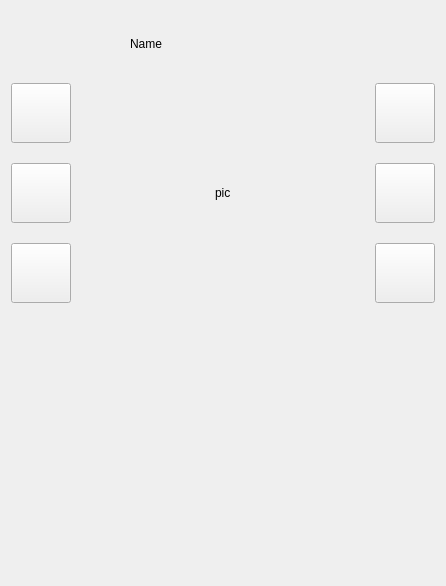
<?xml version="1.0" encoding="UTF-8"?>
<ui version="4.0">
 <class>Roleinfo</class>
 <widget class="QWidget" name="Roleinfo">
  <property name="geometry">
   <rect>
    <x>0</x>
    <y>0</y>
    <width>446</width>
    <height>586</height>
   </rect>
  </property>
  <property name="windowTitle">
   <string>Form</string>
  </property>
  <layout class="QVBoxLayout" name="verticalLayout_2">
   <item>
    <layout class="QVBoxLayout" name="verticalLayout" stretch="1,5,4">
     <item>
      <layout class="QHBoxLayout" name="horizontalLayout" stretch="1,5,5">
       <item>
        <spacer name="horizontalSpacer">
         <property name="orientation">
          <enum>Qt::Horizontal</enum>
         </property>
         <property name="sizeHint" stdset="0">
          <size>
           <width>40</width>
           <height>20</height>
          </size>
         </property>
        </spacer>
       </item>
       <item alignment="Qt::AlignHCenter">
        <widget class="QLabel" name="label">
         <property name="text">
          <string>Name</string>
         </property>
        </widget>
       </item>
       <item>
        <spacer name="horizontalSpacer_2">
         <property name="orientation">
          <enum>Qt::Horizontal</enum>
         </property>
         <property name="sizeHint" stdset="0">
          <size>
           <width>40</width>
           <height>20</height>
          </size>
         </property>
        </spacer>
       </item>
      </layout>
     </item>
     <item>
      <layout class="QGridLayout" name="gridLayout">
       <property name="verticalSpacing">
        <number>20</number>
       </property>
       <item row="0" column="0">
        <widget class="QToolButton" name="toolButton">
         <property name="minimumSize">
          <size>
           <width>60</width>
           <height>60</height>
          </size>
         </property>
         <property name="text">
          <string/>
         </property>
        </widget>
       </item>
       <item row="0" column="1" rowspan="3" alignment="Qt::AlignHCenter">
        <widget class="QLabel" name="label_2">
         <property name="text">
          <string>pic</string>
         </property>
        </widget>
       </item>
       <item row="0" column="2">
        <widget class="QToolButton" name="toolButton_6">
         <property name="minimumSize">
          <size>
           <width>60</width>
           <height>60</height>
          </size>
         </property>
         <property name="text">
          <string/>
         </property>
        </widget>
       </item>
       <item row="1" column="0">
        <widget class="QToolButton" name="toolButton_2">
         <property name="minimumSize">
          <size>
           <width>60</width>
           <height>60</height>
          </size>
         </property>
         <property name="text">
          <string/>
         </property>
        </widget>
       </item>
       <item row="1" column="2">
        <widget class="QToolButton" name="toolButton_5">
         <property name="minimumSize">
          <size>
           <width>60</width>
           <height>60</height>
          </size>
         </property>
         <property name="text">
          <string/>
         </property>
        </widget>
       </item>
       <item row="2" column="0">
        <widget class="QToolButton" name="toolButton_3">
         <property name="minimumSize">
          <size>
           <width>60</width>
           <height>60</height>
          </size>
         </property>
         <property name="text">
          <string/>
         </property>
        </widget>
       </item>
       <item row="2" column="2">
        <widget class="QToolButton" name="toolButton_4">
         <property name="minimumSize">
          <size>
           <width>60</width>
           <height>60</height>
          </size>
         </property>
         <property name="text">
          <string/>
         </property>
        </widget>
       </item>
      </layout>
     </item>
     <item>
      <widget class="QWidget" name="widget" native="true"/>
     </item>
    </layout>
   </item>
  </layout>
 </widget>
 <resources/>
 <connections/>
</ui>
